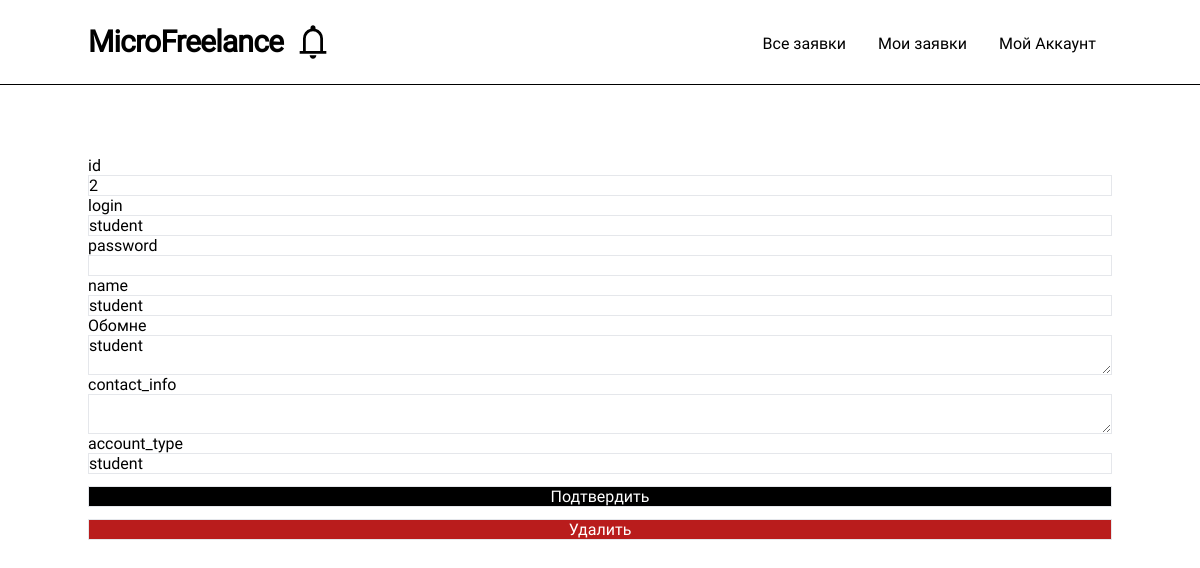
The page /admin/2 (signed in) on the database its author committed.
### models.py (models this page shows, shortened)
class User(UserMixin, db.Model):
    __table_name__ = "users"
    id: Mapped[int]                         = mapped_column(primary_key=True)
    login: Mapped[str]                      = mapped_column(String(64), index=True, unique=True)
    password_hash: Mapped[Optional[str]]    = mapped_column(String(256))
    name: Mapped[Optional[str]]             = mapped_column(String(64))
    aboutme: Mapped[Optional[str]]          = mapped_column(String(256))
    contact_info: Mapped[Optional[str]]     = mapped_column(String(256))
    account_type: Mapped[str]               = mapped_column(String(256), default='student')
    def check_role(self, roles: list[str]) -> bool:
        if type(roles) is str:
            return self.account_type == roles
        return self.account_type in roles

### routes.py (the view, shortened to what this page needs)
@app.route('/admin/<user_id>', methods=['GET', 'POST'])
@login_required
def admin_panel_edit_user(user_id):
    if not current_user.check_role('admin'):
        abort(418)
    user = db.session.scalar(sa.select(User).where(User.id == user_id))
    form = AdminUserEditForm()
    form.aboutme.data = user.aboutme
    return render_template('admin/admin_user_edit.html', user=user, form=form)

### forms.py
class AdminUserEditForm(FlaskForm):
    id = StringField('id')
    login = StringField('login')
    password = StringField('password')
    name = StringField('name')
    aboutme = TextAreaField('Обомне', validators=[DataRequired()])
    contact_info = TextAreaField('contact_info')
    account_type = StringField('account_type')
    submit = SubmitField('Подтвердить')

### models.py (called while the page is built)
@login.user_loader
def load_user(id):
  return db.session.get(User, int(id))

### routes.py (called while the page is built)
def render_template(*args, **kwargs):
    kwargs['current_user'] = current_user
    return base_render_teplate(*args, **kwargs)

### templates/admin/admin_user_edit.html (shortened to what this page needs)
{% extends "base/base.html" %}
{% block content %}
<form method="POST" enctype='multipart/form-data'>
    <div class="flex-col flex">
        {{form.id.label}}
        {{form.id(class='border', value=user.id)}}
        {{form.login.label}}
        {{form.login(class='border', value=user.login)}}
        {{form.password.label}}
        {{form.password(class='border')}}
        {{form.name.label}}
        {{form.name(class='border', value=user.name)}}
        {{form.aboutme.label}}
        {{form.aboutme(class='border')}}
        {{form.contact_info.label}}
        {{form.contact_info(class='border', value=user.contact_info)}}
        {{form.account_type.label}}
        {{form.account_type(class='border', value=user.account_type)}}
        {{form.submit(class='border bg-black text-white cursor-pointer mt-3 text-center')}}
        <a class="border bg-red-700 text-white cursor-pointer mt-3 text-center" href="/admin-delete-user/{{user.id}}">Удалить</a>
    </div>
</form>
{% endblock %}

### static/compile.css (style rules this page uses)
html, :host { line-height: 1.5; -webkit-text-size-adjust: 100%; -moz-tab-size: 4; -o-tab-size: 4; tab-size: 4; font-family: Roboto; font-feature-settings: normal; font-variation-settings: normal; -webkit-tap-highlight-color: transparent; }
body { margin: 0; line-height: inherit; }
a { color: inherit; text-decoration: inherit; }
button, input, optgroup, select, textarea { font-family: inherit; font-feature-settings: inherit; font-variation-settings: inherit; font-size: 100%; font-weight: inherit; line-height: inherit; letter-spacing: inherit; color: inherit; margin: 0; padding: 0; }
button, input:where([type='button']), input:where([type='reset']), input:where([type='submit']) { -webkit-appearance: button; background-color: transparent; background-image: none; }
textarea { resize: vertical; }
input::placeholder, textarea::placeholder { opacity: 1; color: #9ca3af; }
.mt-3 { margin-top: 0.75rem; }
.flex { display: flex; }
.cursor-pointer { cursor: pointer; }
.flex-col { flex-direction: column; }
.border { border-width: 1px; }
.bg-black { --tw-bg-opacity: 1; background-color: rgb(0 0 0 / var(--tw-bg-opacity)); }
.bg-red-700 { --tw-bg-opacity: 1; background-color: rgb(185 28 28 / var(--tw-bg-opacity)); }
.text-center { text-align: center; }
.text-white { --tw-text-opacity: 1; color: rgb(255 255 255 / var(--tw-text-opacity)); }

### rows shown on the page
User: id "2", login "student", name "student", aboutme "student", account_type "student"
